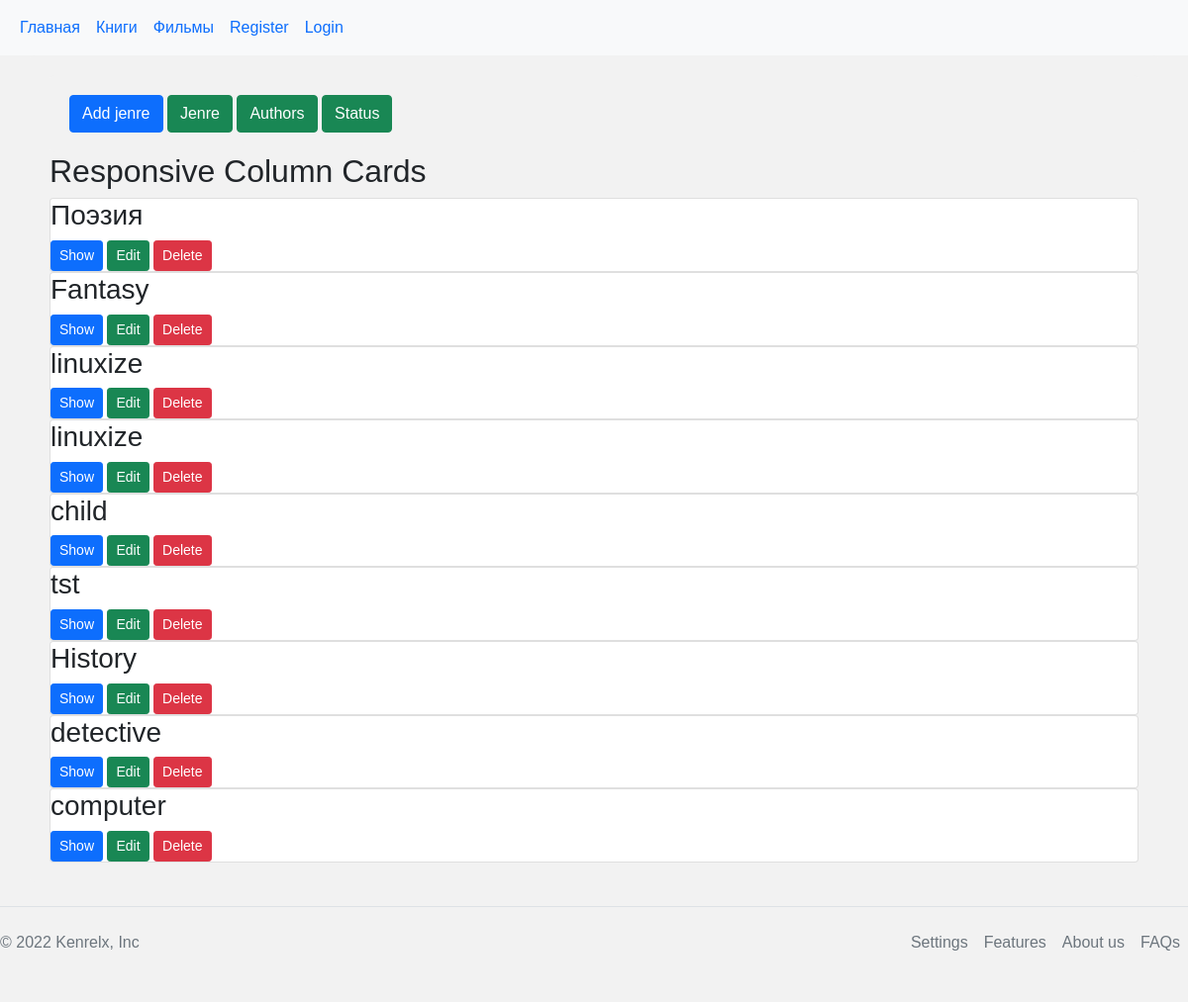
/jenre, run on an earlier commit of the app's database.
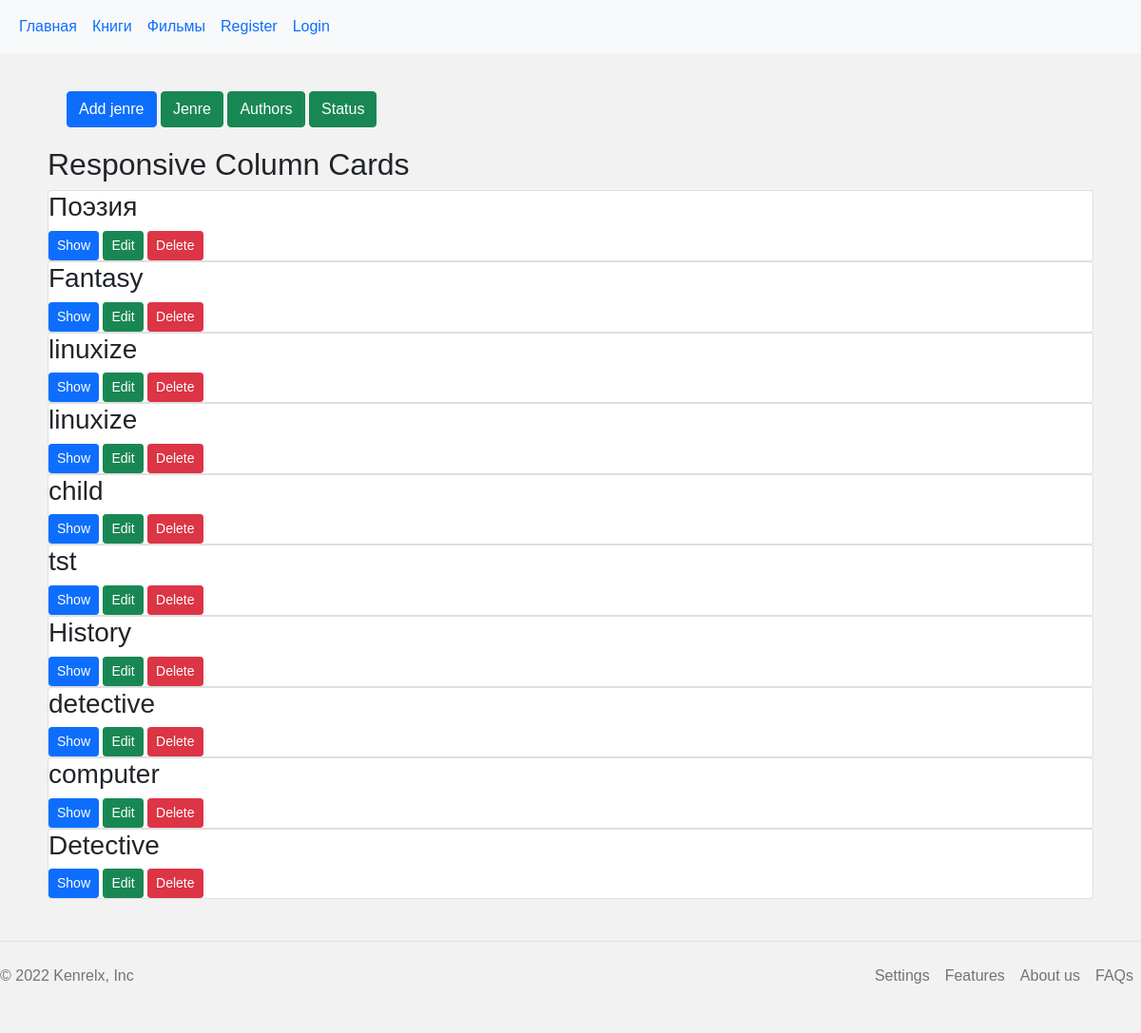
And on a later commit of the database.
### tables this page shows
CREATE TABLE jenre (
    id INTEGER PRIMARY KEY AUTOINCREMENT,
    name TEXT NOT NULL
);

### library/book.py (the view)
@bp.route('/jenre') # Функция страницы жанры
def jenre():
    db = get_db()
    jenres = db.execute(
        'SELECT * '
        ' FROM jenre'
    ).fetchall()
    print(jenres)
    return render_template('book/jenre.html', jenres=jenres, title = 'Jenres',menus=menus)

### library/auth.py (called while the page is built)
@bp.before_app_request
def load_logged_in_user():
    user_id = session.get('user_id')
    if user_id is None:
        g.user = None
    else:
        g.user = get_db().execute(
            'SELECT * FROM users WHERE id = ?', (user_id,)
        ).fetchone()

### library/db.py (called while the page is built)
def get_db():
    if 'db' not in g:
        g.db = sqlite3.connect(
            current_app.config['DATABASE'],
            detect_types=sqlite3.PARSE_DECLTYPES
        )
        g.db.row_factory = sqlite3.Row
    return g.db

### library/templates/book/jenre.html (shortened to what this page needs)
{% extends 'base.html' %}
{% block style %} <link rel="stylesheet" href="/static/css/add_book.css"> {% endblock %}
{% block content %}
<div class="container">
    <div class="container" >
        <a href="/add_jenre"> <button  type="button" class="btn btn-primary">Add jenre</button></a>
        <a href="/jenre"> <button type="button" class="btn btn-primary btn-success" >Jenre</button></a>
        <a href="/authors"> <button type="button" class="btn btn-primary btn-success ">Authors</button></a>
        <a href="/status"> <button type="button" class="btn btn-primary btn-success ">Status</button></a>
</div>
<h2>Responsive Column Cards</h2>
<div class="row">
  <div class="column">
    {% for jenre in jenres %}
    <div class="card">
      <h3>{{ jenre['name'] }}</h3>
      <div>
      <a class="btn btn-primary btn-sm btn-books "  href="#" role="button">Show</a>
      <a class="   btn btn-primary btn-sm btn-success btn-books "   href="#" role="button">Edit</a>
      <a class="  btn btn-primary btn-sm btn-danger btn-books "  href="#" role="button">Delete</a>
      </div>
    </div>
    {%  endfor %}
  </div>
</div>
</div>
{% endblock %}

What changed in the data, as far as the page shows it:
added jenre: name "Detective"
